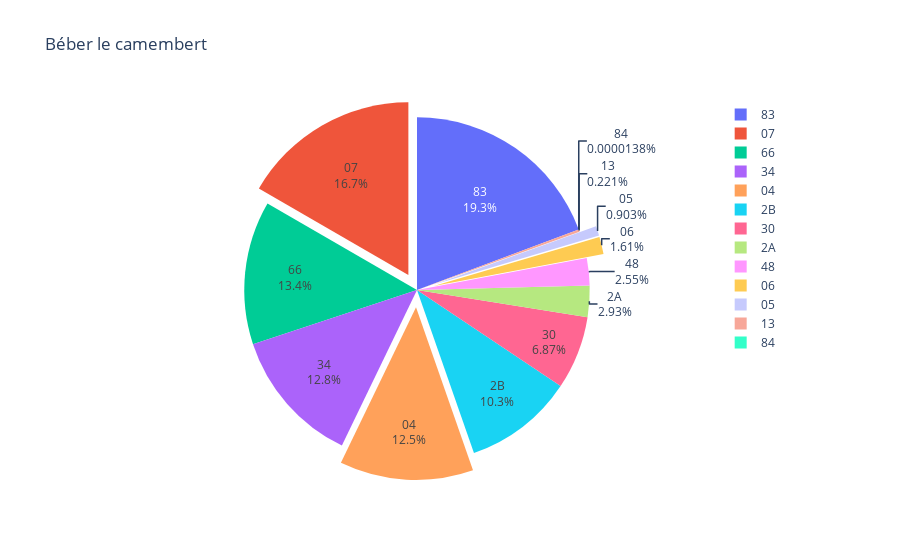

The notebook cell this image was saved under:
### Code cell
counts = grouped_dt['pourcentage']
fig = px.pie(names=counts.index, values=counts, title='Béber le camembert')
fig.update_traces(textinfo='percent+label', pull=[0.1, 0.1, 0.1, 0.1], hoverinfo='label+percent')
fig.show()
fig.write_html('interactive_pie_chart.html')

### Figure 1 — Plotly figure (JSON) as saved in the notebook; plotly's stock layout.template omitted (floating-point values rounded to 4 significant figures)
{"data": [{"domain": {"x": [0, 1], "y": [0, 1]}, "hoverinfo": "label+percent", "hovertemplate": "label=%{label}<br>value=%{value}<extra></extra>", "labels": ["04", "05", "06", "07", "13", "2A", "2B", "30", "34", "48", "66", "83", "84"], "legendgroup": "", "name": "", "pull": [0.1, 0.1, 0.1, 0.1], "showlegend": true, "textinfo": "percent+label", "type": "pie", "values": [12.51, 0.9029, 1.612, 16.65, 0.2209, 2.931, 10.27, 6.867, 12.76, 2.551, 13.43, 19.29, 1.385e-05]}], "layout": {"legend": {"tracegroupgap": 0}, "title": {"text": "Béber le camembert"}}}
